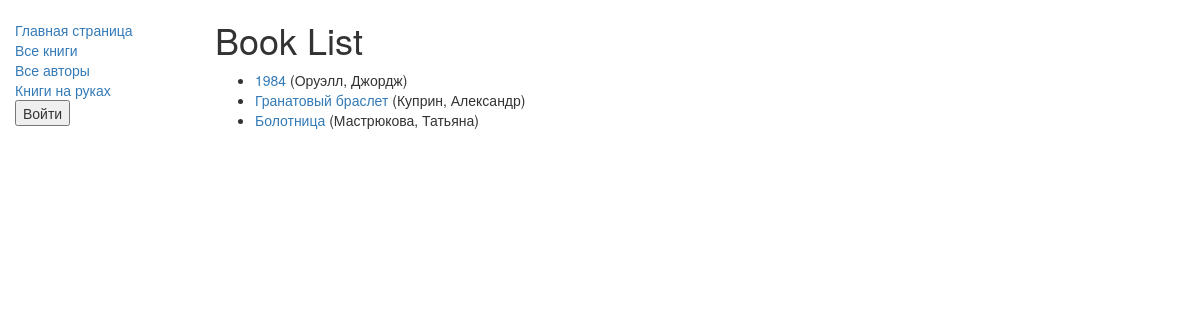
/catalog/books/, run on the app's committed database.
### catalog/models.py (models this page shows, shortened)
class Book(models.Model):
    title = models.CharField(max_length=200)
    author = models.ForeignKey('Author', on_delete=models.SET_NULL, null=True)
    summary = models.TextField(max_length=1000, help_text="Enter a brief description of the book")
    isbn = models.CharField('ISBN',max_length=13, help_text='13 Character <a href="https://www.isbn-international.org/content/what-isbn">ISBN number</a>')
    genre = models.ManyToManyField(Genre, help_text="Select a genre for this book")
    price = models.CharField(default=1, max_length=20, help_text="Введите цену")
    def get_absolute_url(self):
        return reverse('book-detail', args=[str(self.id)])
    def display_genre(self):
        return ', '.join([genre.name for genre in self.genre.all()[:3]])
    display_genre.short_description = 'Genre'

class Author(models.Model):
    first_name = models.CharField(max_length=100)
    last_name = models.CharField(max_length=100)
    date_of_birth = models.DateField(null=True, blank=True)
    date_of_death = models.DateField('Died', null=True, blank=True)
    def __str__(self):
        return '%s, %s' % (self.last_name, self.first_name)

### catalog/views.py (the view)
class BookListView(generic.ListView):
    model = Book
    paginate_by = 10

### catalog/templates/catalog/book_list.html
{% extends "base_generic.html" %}
{% block content %}
    <h1>Book List</h1>
    {% if book_list %}
    <ul>
      {% for book in book_list %}
      <li>
        <a href="{{ book.get_absolute_url }}">{{ book.title }}</a> ({{book.author}})
      </li>
      {% endfor %}
    </ul>
    {% else %}
      <p>В библиотеке книг нет.</p>
    {% endif %}
{% endblock %}

### data on the page
Book: title "1984", author "Оруэлл, Джордж"
Book: title "Гранатовый браслет", author "Куприн, Александр"
Book: title "Болотница", author "Мастрюкова, Татьяна"
